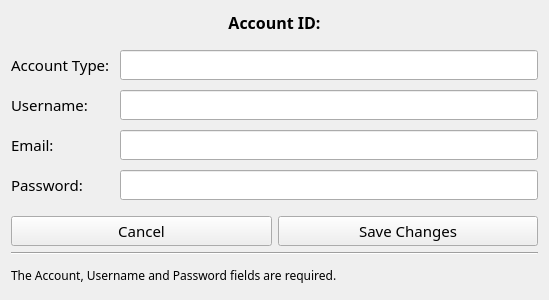
<?xml version="1.0" encoding="UTF-8"?>
<ui version="4.0">
 <class>widget</class>
 <widget class="QWidget" name="widget">
  <property name="windowModality">
   <enum>Qt::ApplicationModal</enum>
  </property>
  <property name="geometry">
   <rect>
    <x>0</x>
    <y>0</y>
    <width>549</width>
    <height>300</height>
   </rect>
  </property>
  <property name="maximumSize">
   <size>
    <width>550</width>
    <height>300</height>
   </size>
  </property>
  <property name="font">
   <font>
    <family>Source Sans Pro</family>
    <pointsize>11</pointsize>
   </font>
  </property>
  <property name="windowTitle">
   <string>Password Manager</string>
  </property>
  <layout class="QVBoxLayout" name="verticalLayout">
   <item>
    <widget class="QLabel" name="account_id_label">
     <property name="sizePolicy">
      <sizepolicy hsizetype="Minimum" vsizetype="Fixed">
       <horstretch>0</horstretch>
       <verstretch>0</verstretch>
      </sizepolicy>
     </property>
     <property name="font">
      <font>
       <pointsize>12</pointsize>
       <weight>75</weight>
       <bold>true</bold>
      </font>
     </property>
     <property name="text">
      <string>Account ID:</string>
     </property>
     <property name="alignment">
      <set>Qt::AlignCenter</set>
     </property>
    </widget>
   </item>
   <item>
    <layout class="QFormLayout" name="formLayout">
     <property name="horizontalSpacing">
      <number>10</number>
     </property>
     <property name="verticalSpacing">
      <number>10</number>
     </property>
     <property name="topMargin">
      <number>10</number>
     </property>
     <property name="bottomMargin">
      <number>10</number>
     </property>
     <item row="0" column="0">
      <widget class="QLabel" name="label_2">
       <property name="font">
        <font>
         <pointsize>11</pointsize>
        </font>
       </property>
       <property name="text">
        <string>Account Type:</string>
       </property>
      </widget>
     </item>
     <item row="1" column="0">
      <widget class="QLabel" name="label_3">
       <property name="font">
        <font>
         <pointsize>11</pointsize>
        </font>
       </property>
       <property name="text">
        <string>Username:</string>
       </property>
      </widget>
     </item>
     <item row="2" column="0">
      <widget class="QLabel" name="label_4">
       <property name="font">
        <font>
         <pointsize>11</pointsize>
        </font>
       </property>
       <property name="text">
        <string>Email:</string>
       </property>
      </widget>
     </item>
     <item row="3" column="0">
      <widget class="QLabel" name="label_5">
       <property name="font">
        <font>
         <pointsize>11</pointsize>
        </font>
       </property>
       <property name="text">
        <string>Password:</string>
       </property>
      </widget>
     </item>
     <item row="0" column="1">
      <widget class="QLineEdit" name="account_type_txt"/>
     </item>
     <item row="1" column="1">
      <widget class="QLineEdit" name="username_txt"/>
     </item>
     <item row="2" column="1">
      <widget class="QLineEdit" name="email_txt"/>
     </item>
     <item row="3" column="1">
      <widget class="QLineEdit" name="password_txt">
       <property name="echoMode">
        <enum>QLineEdit::Password</enum>
       </property>
      </widget>
     </item>
    </layout>
   </item>
   <item>
    <layout class="QHBoxLayout" name="horizontalLayout">
     <item>
      <widget class="QPushButton" name="cancel_button">
       <property name="font">
        <font>
         <pointsize>11</pointsize>
        </font>
       </property>
       <property name="text">
        <string>Cancel</string>
       </property>
      </widget>
     </item>
     <item>
      <widget class="QPushButton" name="save_button">
       <property name="font">
        <font>
         <pointsize>11</pointsize>
        </font>
       </property>
       <property name="text">
        <string>Save Changes</string>
       </property>
      </widget>
     </item>
    </layout>
   </item>
   <item>
    <widget class="Line" name="line">
     <property name="orientation">
      <enum>Qt::Horizontal</enum>
     </property>
    </widget>
   </item>
   <item>
    <widget class="QLabel" name="label">
     <property name="font">
      <font>
       <pointsize>9</pointsize>
      </font>
     </property>
     <property name="text">
      <string>The Account, Username and Password fields are required.</string>
     </property>
    </widget>
   </item>
  </layout>
 </widget>
 <resources/>
 <connections/>
</ui>
